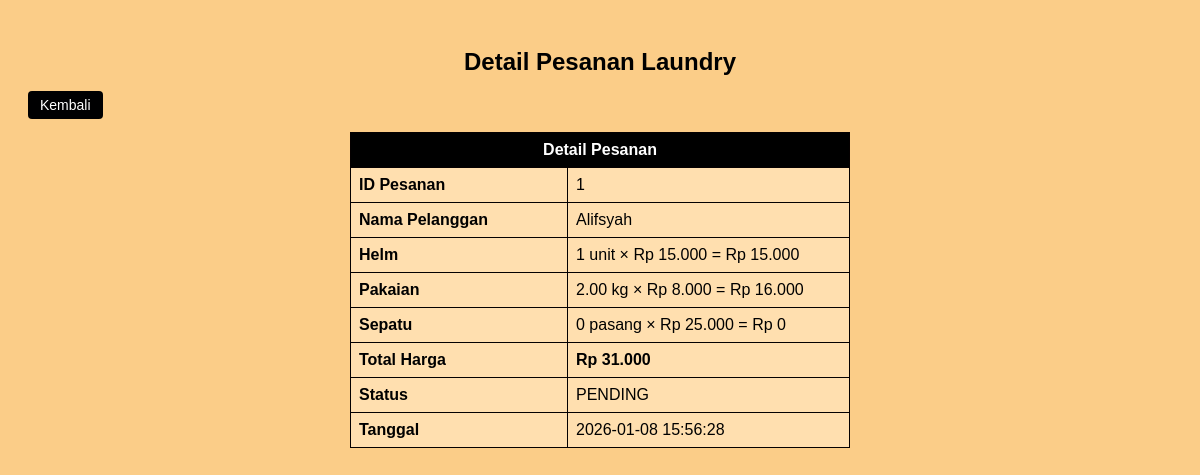
The page /read.php?id=1 (signed in) on the database its author committed.
### tables this page shows
CREATE TABLE IF NOT EXISTS pesanan (
    id INT AUTO_INCREMENT PRIMARY KEY,
    nama_pelanggan VARCHAR(100) NOT NULL,
    helm_qty INT DEFAULT 0,
    pakaian_kg DECIMAL(5,2) DEFAULT 0,
    sepatu_pasang INT DEFAULT 0,
    total_harga DECIMAL(10,2) NOT NULL,
    status ENUM('pending','proses','selesai') DEFAULT 'pending',
    tanggal TIMESTAMP DEFAULT CURRENT_TIMESTAMP
);

### db.php (called while the page is built, shortened)
<?php
function getHargaLayanan($koneksi) {
    $harga = [
        'helm'   => 0,
        'pakaian'=> 0,
        'sepatu' => 0
    ];
    $sql = "SELECT jenis, harga FROM layanan";
    $result = $koneksi->query($sql);
    if ($result) {
        while ($row = $result->fetch_assoc()) {
            if ($row['jenis'] === 'Cuci Helm') {
                $harga['helm'] = $row['harga'];
            } elseif ($row['jenis'] === 'Cuci Pakaian') {
                $harga['pakaian'] = $row['harga'];
            } elseif ($row['jenis'] === 'Cuci Sepatu') {
                $harga['sepatu'] = $row['harga'];
            }
        }
    }
    return $harga;
}
?>

### read.php (the view, shortened to what this page needs)
<?php
require 'db.php';
$id = (int) $_GET['id'];
$stmt = $koneksi->prepare("SELECT * FROM pesanan WHERE id = ?");
$stmt->bind_param("i", $id);
$stmt->execute();
$data = $stmt->get_result()->fetch_assoc();
$harga = getHargaLayanan($koneksi);
?>
<!doctype html>
<html lang="id">
<head>
    <link rel="stylesheet" href="style.css">
</head>
<body>
    <h2>Detail Pesanan Laundry</h2>
    <a href="index.php" class="btn">Kembali</a>
    <br><br>
    <table border="1" cellpadding="8" cellspacing="0" style="width: 500px; margin: 0 auto;">
        <tr>
            <th colspan="2" style="background:#000;color:#fff;">Detail Pesanan</th>
        </tr>
        <tr>
            <td width="200"><strong>ID Pesanan</strong></td>
            <td><?= $data['id']; ?></td>
        </tr>
        <tr>
            <td><strong>Nama Pelanggan</strong></td>
            <td><?= htmlspecialchars($data['nama_pelanggan']); ?></td>
        </tr>
        <tr>
            <td><strong>Helm</strong></td>
            <td><?= $data['helm_qty']; ?> unit × Rp <?= number_format($harga['helm'], 0, ',', '.'); ?> = Rp <?= number_format($data['helm_qty'] * $harga['helm'], 0, ',', '.'); ?></td>
        </tr>
        <tr>
            <td><strong>Pakaian</strong></td>
            <td><?= $data['pakaian_kg']; ?> kg × Rp <?= number_format($harga['pakaian'], 0, ',', '.'); ?> = Rp <?= number_format($data['pakaian_kg'] * $harga['pakaian'], 0, ',', '.'); ?></td>
        </tr>
        <tr>
            <td><strong>Sepatu</strong></td>
            <td><?= $data['sepatu_pasang']; ?> pasang × Rp <?= number_format($harga['sepatu'], 0, ',', '.'); ?> = Rp <?= number_format($data['sepatu_pasang'] * $harga['sepatu'], 0, ',', '.'); ?></td>
        </tr>
        <tr>
            <td><strong>Total Harga</strong></td>
            <td><strong>Rp <?= number_format($data['total_harga'], 0, ',', '.'); ?></strong></td>
        </tr>
        <tr>
            <td><strong>Status</strong></td>
            <td><?= strtoupper($data['status']); ?></td>
        </tr>
        <tr>
            <td><strong>Tanggal</strong></td>
            <td><?= $data['tanggal']; ?></td>
        </tr>
    </table>
</body>
</html>

### style.css (style rules this page uses)
body { font-family: Arial, sans-serif; padding: 20px; background: #fbcd88; }
h2 { text-align: center; }
table { width: 100%; border-collapse: collapse; background: #ffdfaf; }
table th, table td { border: 1px solid #050000; padding: 8px; }
table th { background: #000000; color: #fff; }
.btn, .btn-edit, .btn-delete { padding: 6px 12px; border-radius: 4px; text-decoration: none; font-size: 14px; }
.btn { background: #000001; color: #fff; }

### rows shown on the page
pesanan: id "1", nama_pelanggan "Alifsyah", helm_qty "1", $data['helm_qty']*$harga['helm'] "15.000", pakaian_kg "2.00", $data['pakaian_kg']*$harga['pakaian'] "16.000", sepatu_pasang "0", $data['sepatu_pasang']*$harga['sepatu'] "0", total_harga "31.000", status "PENDING", tanggal "2026-01-08 15:56:28"

### other values the page prints
$harga['helm'] "15.000"
$harga['pakaian'] "8.000"
$harga['sepatu'] "25.000"
